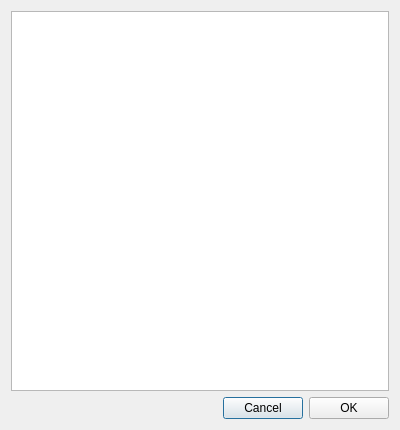
<?xml version="1.0" encoding="UTF-8"?>
<ui version="4.0">
 <class>Dialog</class>
 <widget class="QDialog" name="Dialog">
  <property name="geometry">
   <rect>
    <x>0</x>
    <y>0</y>
    <width>400</width>
    <height>430</height>
   </rect>
  </property>
  <property name="windowTitle">
   <string>Dialog</string>
  </property>
  <layout class="QVBoxLayout" name="verticalLayout_2">
   <item>
    <layout class="QVBoxLayout" name="verticalLayout">
     <item>
      <widget class="QListView" name="listView">
       <property name="sizeAdjustPolicy">
        <enum>QAbstractScrollArea::AdjustToContents</enum>
       </property>
       <property name="editTriggers">
        <set>QAbstractItemView::CurrentChanged|QAbstractItemView::SelectedClicked</set>
       </property>
       <property name="tabKeyNavigation">
        <bool>true</bool>
       </property>
       <property name="showDropIndicator" stdset="0">
        <bool>false</bool>
       </property>
       <property name="alternatingRowColors">
        <bool>true</bool>
       </property>
       <property name="selectionBehavior">
        <enum>QAbstractItemView::SelectRows</enum>
       </property>
       <property name="movement">
        <enum>QListView::Snap</enum>
       </property>
       <property name="flow">
        <enum>QListView::TopToBottom</enum>
       </property>
       <property name="resizeMode">
        <enum>QListView::Adjust</enum>
       </property>
       <property name="viewMode">
        <enum>QListView::ListMode</enum>
       </property>
       <property name="modelColumn">
        <number>0</number>
       </property>
       <property name="itemAlignment">
        <set>Qt::AlignHCenter</set>
       </property>
      </widget>
     </item>
     <item>
      <layout class="QHBoxLayout" name="horizontalLayout">
       <item>
        <spacer name="horizontalSpacer">
         <property name="orientation">
          <enum>Qt::Horizontal</enum>
         </property>
         <property name="sizeHint" stdset="0">
          <size>
           <width>40</width>
           <height>20</height>
          </size>
         </property>
        </spacer>
       </item>
       <item>
        <widget class="QPushButton" name="pushButton">
         <property name="text">
          <string>Cancel</string>
         </property>
        </widget>
       </item>
       <item>
        <widget class="QPushButton" name="pushButton_2">
         <property name="text">
          <string>OK</string>
         </property>
        </widget>
       </item>
      </layout>
     </item>
    </layout>
   </item>
  </layout>
 </widget>
 <resources/>
 <connections/>
</ui>
